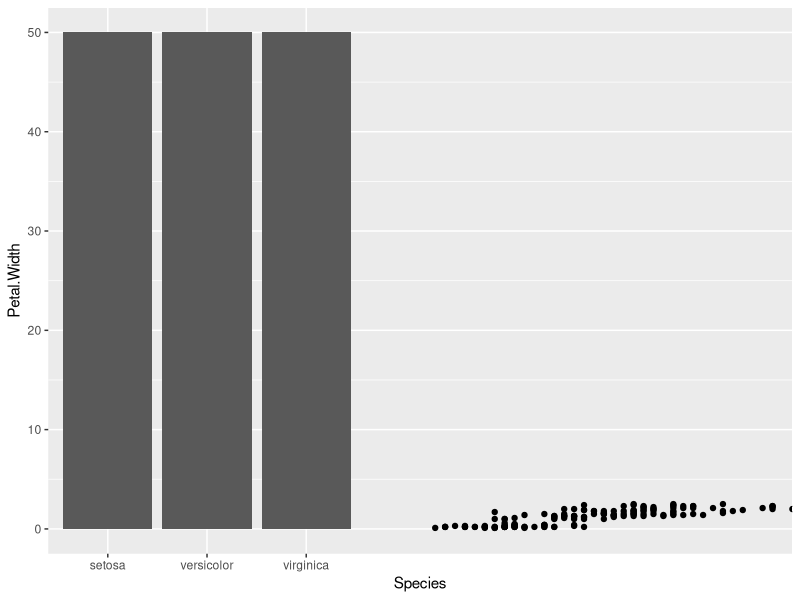
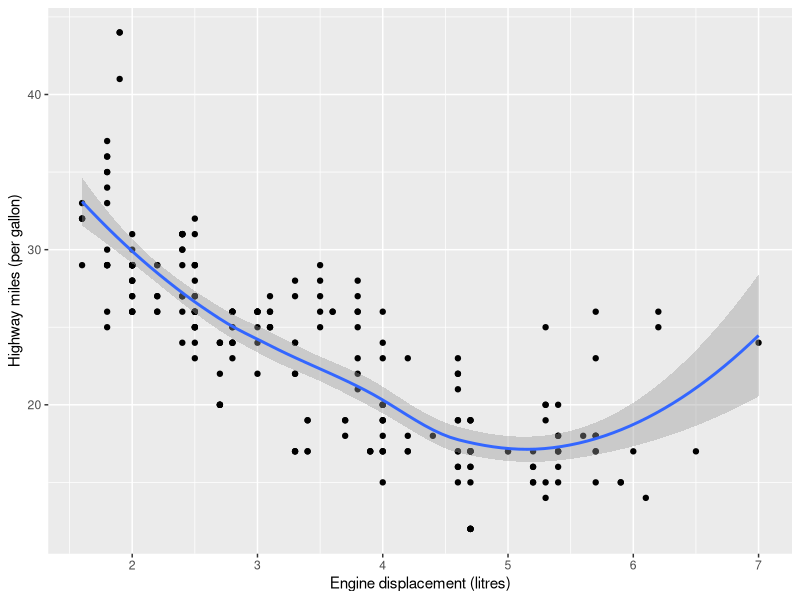

Reproduce these figures in R, in order.
## ---- chunk 1
knitr::opts_chunk$set(echo = TRUE,comment = '#>',error=TRUE, results = 'hold', out.width='70%', fig.align = 'center')
## ---- chunk 2
# 請勿更動此 code chunk 程式碼
library(dplyr)
library(ggplot2)

# 上週作業使用到的 titanic data
titanic <- readr::read_delim("titanic.csv", 
                             delim = ";", 
                             escape_double = FALSE, 
                             trim_ws = TRUE)
# 上週作業 `分組摘要` 的結果
died_summary <- titanic %>% 
  group_by(Sex, Pclass) %>%
  summarise(percent_survived = mean(Survived == "Yes")) %>%
  ungroup()
died_summary 
## ---- chunk 3
# Write your code here
## ---- chunk 4
    ggplot(iris) +
      geom_bar(aes(x = Species)) +
      geom_point(aes(Sepal.Length, Petal.Width))
## ---- chunk 5
# Write your code here
# 請務必印出 data frame
## ---- chunk 6
# Write your code here
# 請務必印出圖片
## ---- chunk 7
# Write your code here
## ---- chunk 8
# Modify the code below
ggplot(data = mpg, mapping = aes(displ, hwy)) +
  geom_point() +
  geom_smooth() +
  labs(x = "Engine displacement (litres)", y = "Highway miles (per gallon)")
